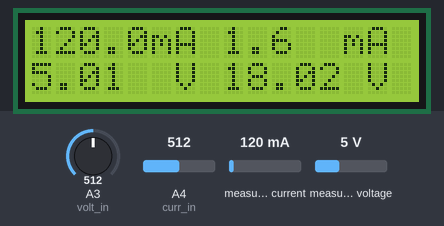
Bench run of a sketch on a simulated Arduino Due. Parts: 16×2 character LCD. Inputs (shaded band) come from the test bench; at power-on: measured current 120 mA, A3 (volt_in) = 512, A4 (curr_in) = 512, measured voltage 5 V (analog values on the 0–1023 scale). What the sketch prints to the serial monitor is not drawn.

Above: at 1.2 s.
1.3 s: measured current set to 40 mA
At 2.3 s:
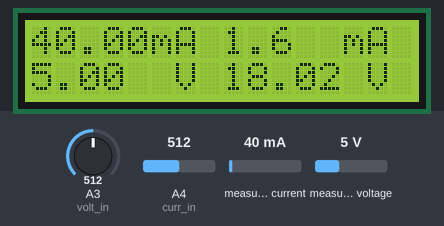
3.0 s: A3 (volt_in) set to 716
At 3.8 s:
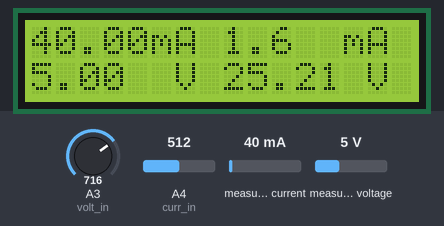
5.0 s: A4 (curr_in) set to 716
At 6.5 s:
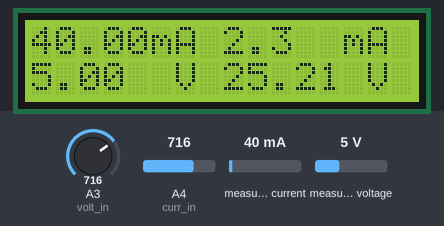
7.0 s: measured voltage set to 0.3 V
At 8.1 s:
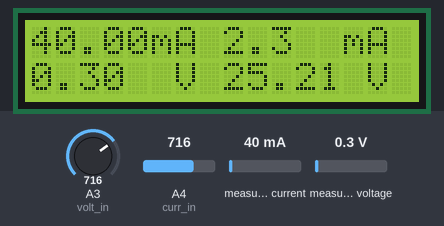
9.0 s: A3 (volt_in) set to 992
At 10.7 s:
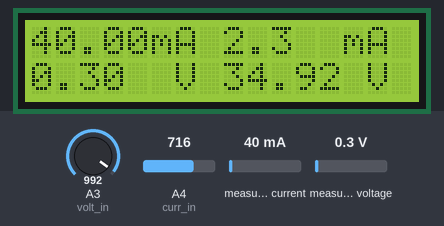
11.0 s: A4 (curr_in) set to 992
At 12.4 s:
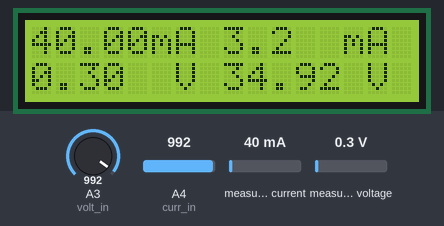
Timing chart, 0 to 14.0 s (numbered marks = the images above; inputs shaded):
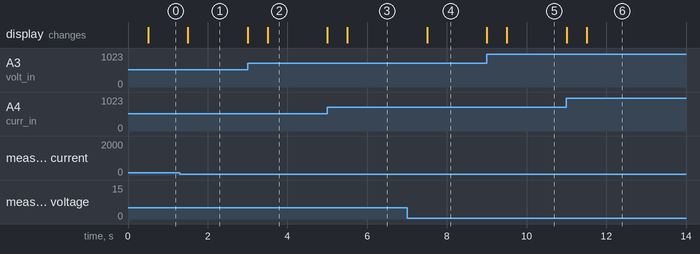

Measured:
- after the input at 1.3 s, the display: changes after 0.21 s (image 1)
- after the input at 3.0 s, the display: first changes at once (image 2 shows a later state)
- after the input at 5.0 s, the display: first changes at once (image 3 shows a later state)
- after the input at 7.0 s, the display: changes after 0.51 s (image 4)
- after the input at 9.0 s, the display: first changes at once (image 5 shows a later state)
- after the input at 11.0 s, the display: first changes at once (image 6 shows a later state)

The sketch:

lab_00_metrology.ino
```cpp
#include <LiquidCrystal.h>
// initialize the library by associating any needed LCD interface pin
// with the arduino pin number it is connected to
const int rs = 5, en = 4, d4 = 1, d5 = 0, d6 = A6, d7 = A5;
LiquidCrystal lcd(rs, en, d4, d5, d6, d7);


#include <Adafruit_INA219.h>
Adafruit_INA219 ina219;

// pin assignments for voltage and current with ACS723
const int volt_in = A3;
const int curr_in = A4;


// values used to measure voltage with ADC pin
const float r1r = 0.0909;  // r1r = (r1)/(r1+r2)
// const float Vmax = 3.3 // max reference voltage of ADC pin (Vcc)

// The on-board ADC will be set to 12-bits -> 2^12 = 4096 -> 3300 mV / 4096 counts 0.8 mV/count
  const float V_per_count = 0.8e-3; // mV/count

void setup() {
  lcd.begin(16,2); // size of parallel lcd is 16x2 characters

  Serial.begin(9600);
  while(!Serial);
  Serial.println("test");
  // Initialize the INA219.
  // By default the initialization will use the largest range (32V, 2A).  However
  // you can call a setCalibration function to change this range (see comments).
  if (! ina219.begin()) {
    Serial.println("Failed to find INA219 chip");
    while (1) { delay(10); }
  }
  // To use a slightly lower 32V, 1A range (higher precision on amps):
  ina219.setCalibration_32V_1A();
  // Or to use a lower 16V, 400mA range (higher precision on volts and amps):
  //ina219.setCalibration_16V_400mA();


  analogReadResolution(12);

  Serial.println("           INA219:              ACS723:     volt div:");
  Serial.println("time (ms), curr (mA), volt (V), curr (cnt), volt ()");

} // end function setup()


struct electrical_measurement
{
  float current_mA, voltage_V, power_mW;
};

// prototype function for INA219 reading
electrical_measurement INA219reading() ;

// prototype function for ACS723 reading
electrical_measurement ACS723reading();


  int interval = 500; // writes measurements every XX ms
  int present = millis();
  int due = present += interval;

  int averaging_index = 0; // average over the last X samples
  int const num_samples = 10; // number of samples to average over

  float ina219curr_samples[num_samples];
  float ina219volt_samples[num_samples];
  float acs723curr_samples[num_samples];
  float acs723volt_samples[num_samples];


void loop() {
  electrical_measurement ina219data;
  ina219data = INA219reading();

  electrical_measurement acs723data;
  acs723data = ACS723reading();

  ina219curr_samples[averaging_index] = ina219data.current_mA;
  ina219volt_samples[averaging_index] = ina219data.voltage_V;

  acs723curr_samples[averaging_index] = acs723data.current_mA;
  acs723volt_samples[averaging_index++] = acs723data.voltage_V;
if (averaging_index >= num_samples){
    averaging_index = 0;

  }


  present = millis();
  if (present >= due){
    String write_line = "";
    write_line += present;

    // INA219
    float current = 0;
    float voltage = 0;
    for (int ii = 0; ii < num_samples; ii++){ // sum last X current samples
      current += ina219curr_samples[ii];
      voltage += ina219volt_samples[ii];
    } // end INA219 current sample sum

    current = current / float(num_samples);
    voltage = voltage / float(num_samples);
    write_line += ", ";
    write_line += current;
    write_line += ", ";
    write_line += voltage;

    lcd.setCursor(0,0);
    lcd.print(current,1);
    lcd.setCursor(5,0);
    lcd.print("mA");
    lcd.setCursor(0,1);
    lcd.print(voltage);
    lcd.setCursor(6,1);
    lcd.print("V");


     // ACS723
     current = 0;
     voltage = 0;
    for (int ii = 0; ii < num_samples; ii++){ // sum last X current samples
      current += acs723curr_samples[ii];
      voltage += acs723volt_samples[ii];

    } // end ACS723 current sample sum
    current = current / float(num_samples);
    voltage = voltage / float(num_samples);
    write_line += ", ";
    write_line += current;
    write_line += ", ";
    write_line += voltage;

    lcd.setCursor(8,0);
    lcd.print(current,1);
    lcd.setCursor(13,0);
    lcd.print("mA");
    lcd.setCursor(8,1);
    lcd.print(voltage);
    lcd.setCursor(14,1);
    lcd.print("V");


    Serial.println(write_line);
    due += interval;

  } // end if (present >= due)

} // end function loop()


// Adafruit_INA219 ina219 ;

electrical_measurement INA219reading(){
  electrical_measurement data; //creates empty object 'data' of type electrical_measurement

  float shuntvoltage;
  float busvoltage ;
  float solar_panel_voltage ;

  shuntvoltage = ina219.getShuntVoltage_mV();
  busvoltage = ina219.getBusVoltage_V();
  //power_mW = ina219.getPower_mW();
  data.voltage_V = busvoltage + (shuntvoltage / 1000);
  data.current_mA = ina219.getCurrent_mA();

  return data;

} // end function INA219reading()

electrical_measurement ACS723reading(){
  electrical_measurement data; //creates empty object 'data' of type electrical_mreasurement


  // The on-board ADC is 12-bits -> 2^12 = 4096 -> 3300 mV / 4096 counts 0.8 mV/count
  int volt_counts;
  volt_counts = analogRead(volt_in);
  // float volt_sensitivity = 0.8;
  data.voltage_V = volt_counts * V_per_count / r1r;

  // need to adjust curr_sensitivity to account for sensor gain
  int curr_counts;
  curr_counts = analogRead(curr_in);
  float curr_sensitivity = 1.;
  float Vref = 0;
  data.current_mA = (V_per_count*curr_counts -Vref)*curr_sensitivity;

  return data;
}
```
